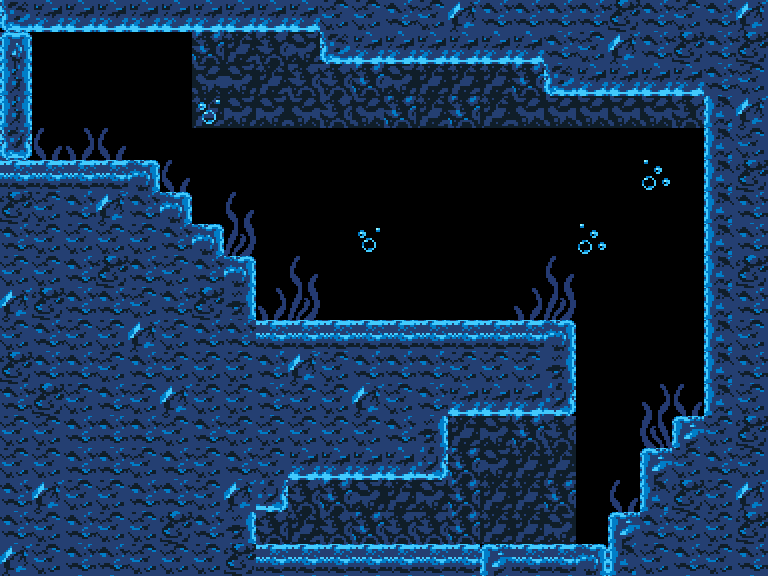

This game map was drawn from its Tiled (.tmx) file and the tilesets committed beside it. A one-line description and the full map source follow:
An orthogonal 24x18 tile map with 32x32 px tiles, 8 tile layers (rocks, bubbles, seaweed, blocks, ...) and 3 objects (playerSpawn, playerSpawnLeft, playerSpawnDown).

<map version="1.5" tiledversion="1.6.0" orientation="orthogonal" renderorder="right-down" width="24" height="18" tilewidth="32" tileheight="32" infinite="0" nextlayerid="13" nextobjectid="4">
 <editorsettings>
  <export target="waterDownLeft.json" format="json" />
 </editorsettings>
 <tileset firstgid="1" name="waterTileset" tilewidth="32" tileheight="32" tilecount="400" columns="20">
  <image source="waterTileset.png" trans="000000" width="640" height="640" />
  <tile id="0">
   <properties>
    <property name="collides" type="bool" value="true" />
   </properties>
  </tile>
  <tile id="1">
   <properties>
    <property name="collides" type="bool" value="true" />
   </properties>
  </tile>
  <tile id="2">
   <properties>
    <property name="collides" type="bool" value="true" />
   </properties>
  </tile>
  <tile id="3">
   <properties>
    <property name="collides" type="bool" value="true" />
   </properties>
  </tile>
  <tile id="9">
   <properties>
    <property name="collides" type="bool" value="true" />
   </properties>
  </tile>
  <tile id="10">
   <properties>
    <property name="collides" type="bool" value="true" />
   </properties>
  </tile>
  <tile id="11">
   <properties>
    <property name="collides" type="bool" value="true" />
   </properties>
  </tile>
  <tile id="12">
   <properties>
    <property name="collides" type="bool" value="true" />
   </properties>
  </tile>
  <tile id="20">
   <properties>
    <property name="collides" type="bool" value="true" />
   </properties>
  </tile>
  <tile id="21">
   <properties>
    <property name="collides" type="bool" value="true" />
   </properties>
  </tile>
  <tile id="22">
   <properties>
    <property name="collides" type="bool" value="true" />
   </properties>
  </tile>
  <tile id="23">
   <properties>
    <property name="collides" type="bool" value="true" />
   </properties>
  </tile>
  <tile id="29">
   <properties>
    <property name="collides" type="bool" value="true" />
   </properties>
  </tile>
  <tile id="30">
   <properties>
    <property name="collides" type="bool" value="true" />
   </properties>
  </tile>
  <tile id="31">
   <properties>
    <property name="collides" type="bool" value="true" />
   </properties>
  </tile>
  <tile id="32">
   <properties>
    <property name="collides" type="bool" value="true" />
   </properties>
  </tile>
  <tile id="40">
   <properties>
    <property name="collides" type="bool" value="true" />
   </properties>
  </tile>
  <tile id="41">
   <properties>
    <property name="collides" type="bool" value="true" />
   </properties>
  </tile>
  <tile id="42">
   <properties>
    <property name="collides" type="bool" value="true" />
   </properties>
  </tile>
  <tile id="43">
   <properties>
    <property name="collides" type="bool" value="true" />
   </properties>
  </tile>
  <tile id="49">
   <properties>
    <property name="collides" type="bool" value="true" />
   </properties>
  </tile>
  <tile id="50">
   <properties>
    <property name="collides" type="bool" value="true" />
   </properties>
  </tile>
  <tile id="51">
   <properties>
    <property name="collides" type="bool" value="true" />
   </properties>
  </tile>
  <tile id="52">
   <properties>
    <property name="collides" type="bool" value="true" />
   </properties>
  </tile>
  <tile id="60">
   <properties>
    <property name="collides" type="bool" value="true" />
   </properties>
  </tile>
  <tile id="61">
   <properties>
    <property name="collides" type="bool" value="true" />
   </properties>
  </tile>
  <tile id="62">
   <properties>
    <property name="collides" type="bool" value="true" />
   </properties>
  </tile>
  <tile id="63">
   <properties>
    <property name="collides" type="bool" value="true" />
   </properties>
  </tile>
  <tile id="69">
   <properties>
    <property name="collides" type="bool" value="true" />
   </properties>
  </tile>
  <tile id="70">
   <properties>
    <property name="collides" type="bool" value="true" />
   </properties>
  </tile>
  <tile id="71">
   <properties>
    <property name="collides" type="bool" value="true" />
   </properties>
  </tile>
  <tile id="72">
   <properties>
    <property name="collides" type="bool" value="true" />
   </properties>
  </tile>
  <tile id="85">
   <properties>
    <property name="collides" type="bool" value="true" />
   </properties>
  </tile>
  <tile id="86">
   <properties>
    <property name="collides" type="bool" value="true" />
   </properties>
  </tile>
  <tile id="87">
   <properties>
    <property name="collides" type="bool" value="true" />
   </properties>
  </tile>
  <tile id="88">
   <properties>
    <property name="collides" type="bool" value="true" />
   </properties>
  </tile>
  <tile id="93">
   <properties>
    <property name="collides" type="bool" value="true" />
   </properties>
  </tile>
  <tile id="94">
   <properties>
    <property name="collides" type="bool" value="true" />
   </properties>
  </tile>
  <tile id="95">
   <properties>
    <property name="collides" type="bool" value="true" />
   </properties>
  </tile>
  <tile id="96">
   <properties>
    <property name="collides" type="bool" value="true" />
   </properties>
  </tile>
  <tile id="105">
   <properties>
    <property name="collides" type="bool" value="true" />
   </properties>
  </tile>
  <tile id="106">
   <properties>
    <property name="collides" type="bool" value="true" />
   </properties>
  </tile>
  <tile id="107">
   <properties>
    <property name="collides" type="bool" value="true" />
   </properties>
  </tile>
  <tile id="108">
   <properties>
    <property name="collides" type="bool" value="true" />
   </properties>
  </tile>
  <tile id="113">
   <properties>
    <property name="collides" type="bool" value="true" />
   </properties>
  </tile>
  <tile id="114">
   <properties>
    <property name="collides" type="bool" value="true" />
   </properties>
  </tile>
  <tile id="115">
   <properties>
    <property name="collides" type="bool" value="true" />
   </properties>
  </tile>
  <tile id="116">
   <properties>
    <property name="collides" type="bool" value="true" />
   </properties>
  </tile>
  <tile id="125">
   <properties>
    <property name="collides" type="bool" value="true" />
   </properties>
  </tile>
  <tile id="126">
   <properties>
    <property name="collides" type="bool" value="true" />
   </properties>
  </tile>
  <tile id="127">
   <properties>
    <property name="collides" type="bool" value="true" />
   </properties>
  </tile>
  <tile id="128">
   <properties>
    <property name="collides" type="bool" value="true" />
   </properties>
  </tile>
  <tile id="133">
   <properties>
    <property name="collides" type="bool" value="true" />
   </properties>
  </tile>
  <tile id="134">
   <properties>
    <property name="collides" type="bool" value="true" />
   </properties>
  </tile>
  <tile id="135">
   <properties>
    <property name="collides" type="bool" value="true" />
   </properties>
  </tile>
  <tile id="136">
   <properties>
    <property name="collides" type="bool" value="true" />
   </properties>
  </tile>
  <tile id="145">
   <properties>
    <property name="collides" type="bool" value="true" />
   </properties>
  </tile>
  <tile id="146">
   <properties>
    <property name="collides" type="bool" value="true" />
   </properties>
  </tile>
  <tile id="147">
   <properties>
    <property name="collides" type="bool" value="true" />
   </properties>
  </tile>
  <tile id="148">
   <properties>
    <property name="collides" type="bool" value="true" />
   </properties>
  </tile>
  <tile id="153">
   <properties>
    <property name="collides" type="bool" value="true" />
   </properties>
  </tile>
  <tile id="154">
   <properties>
    <property name="collides" type="bool" value="true" />
   </properties>
  </tile>
  <tile id="155">
   <properties>
    <property name="collides" type="bool" value="true" />
   </properties>
  </tile>
  <tile id="156">
   <properties>
    <property name="collides" type="bool" value="true" />
   </properties>
  </tile>
  <tile id="169">
   <properties>
    <property name="collides" type="bool" value="true" />
   </properties>
  </tile>
  <tile id="170">
   <properties>
    <property name="collides" type="bool" value="true" />
   </properties>
  </tile>
  <tile id="171">
   <properties>
    <property name="collides" type="bool" value="true" />
   </properties>
  </tile>
  <tile id="172">
   <properties>
    <property name="collides" type="bool" value="true" />
   </properties>
  </tile>
  <tile id="189">
   <properties>
    <property name="collides" type="bool" value="true" />
   </properties>
  </tile>
  <tile id="190">
   <properties>
    <property name="collides" type="bool" value="true" />
   </properties>
  </tile>
  <tile id="191">
   <properties>
    <property name="collides" type="bool" value="true" />
   </properties>
  </tile>
  <tile id="192">
   <properties>
    <property name="collides" type="bool" value="true" />
   </properties>
  </tile>
  <tile id="209">
   <properties>
    <property name="collides" type="bool" value="true" />
   </properties>
  </tile>
  <tile id="210">
   <properties>
    <property name="collides" type="bool" value="true" />
   </properties>
  </tile>
  <tile id="211">
   <properties>
    <property name="collides" type="bool" value="true" />
   </properties>
  </tile>
  <tile id="212">
   <properties>
    <property name="collides" type="bool" value="true" />
   </properties>
  </tile>
  <tile id="229">
   <properties>
    <property name="collides" type="bool" value="true" />
   </properties>
  </tile>
  <tile id="230">
   <properties>
    <property name="collides" type="bool" value="true" />
   </properties>
  </tile>
  <tile id="231">
   <properties>
    <property name="collides" type="bool" value="true" />
   </properties>
  </tile>
  <tile id="232">
   <properties>
    <property name="collides" type="bool" value="true" />
   </properties>
  </tile>
 </tileset>
 <layer id="8" name="rocks" width="24" height="18">
  <data encoding="csv">
0,0,0,0,0,0,0,0,123,0,0,0,0,0,0,0,0,0,0,0,0,0,0,0,
0,0,0,0,0,0,121,123,122,124,124,0,0,0,0,0,0,0,0,0,0,0,0,0,
0,0,0,0,0,0,144,124,123,122,122,121,124,123,123,123,121,123,0,0,123,123,0,0,
0,0,0,0,0,0,123,124,124,144,122,144,121,123,121,123,144,144,144,144,144,122,144,0,
0,0,0,0,0,0,0,0,0,0,0,0,0,0,0,0,0,0,0,0,0,0,0,0,
0,0,0,0,0,0,0,0,0,0,0,0,0,0,0,0,0,0,0,0,0,0,0,0,
0,0,0,0,0,0,0,0,0,0,0,0,0,0,0,0,0,0,0,0,0,0,0,0,
0,0,0,0,0,0,0,0,0,0,0,0,0,0,0,0,0,0,0,0,0,0,0,0,
0,0,0,0,0,0,0,0,0,0,0,0,0,0,0,0,0,0,0,0,0,0,0,0,
0,0,0,0,0,0,0,0,0,0,0,0,0,0,0,0,0,0,0,0,0,0,0,0,
0,0,0,0,0,0,0,0,0,0,0,0,0,0,0,0,0,0,0,0,0,0,0,0,
0,0,0,0,0,0,0,0,0,0,0,0,0,0,0,0,0,0,0,0,0,0,0,0,
0,0,0,0,0,0,0,0,0,0,0,0,0,0,0,0,0,0,0,0,0,0,0,0,
0,0,0,0,0,0,0,0,0,0,0,0,0,0,123,124,121,122,0,0,0,0,0,0,
0,0,0,0,0,0,0,0,0,0,0,0,0,101,121,124,123,123,0,0,0,0,0,0,
0,0,0,0,0,0,0,0,123,122,121,124,123,124,121,123,123,121,0,0,0,0,0,0,
0,0,0,0,0,0,0,0,122,123,122,121,122,122,121,123,123,124,0,0,0,0,0,0,
0,0,0,0,0,0,0,0,0,0,0,0,0,0,0,0,0,0,0,0,0,0,0,0
</data>
 </layer>
 <layer id="7" name="bubbles" width="24" height="18">
  <data encoding="csv">
0,0,0,0,0,0,0,0,0,0,0,0,0,0,0,0,0,0,0,0,0,0,0,0,
0,0,0,0,0,0,0,0,0,0,0,0,0,0,0,0,0,0,0,0,0,0,0,0,
0,0,0,0,0,0,0,0,0,0,0,0,0,0,0,0,0,0,0,0,0,0,0,0,
0,0,0,0,0,0,25,0,0,0,0,0,0,0,0,0,0,0,0,0,0,0,0,0,
0,0,0,0,0,0,0,0,0,0,0,0,0,0,0,0,0,0,0,0,0,0,0,0,
0,0,0,0,0,0,0,0,0,0,0,0,0,0,0,0,0,0,0,0,45,0,0,0,
0,0,0,0,0,0,0,0,0,0,0,0,0,0,0,0,0,0,0,0,0,0,0,0,
0,0,0,0,0,0,0,0,0,0,0,25,0,0,0,0,0,0,45,0,0,0,0,0,
0,0,0,0,0,0,0,0,0,0,0,0,0,0,0,0,0,0,0,0,0,0,0,0,
0,0,0,0,0,0,0,0,0,0,0,0,0,0,0,0,0,0,0,0,0,0,0,0,
0,0,0,0,0,0,0,0,0,0,0,0,0,0,0,0,0,0,0,0,0,0,0,0,
0,0,0,0,0,0,0,0,0,0,0,0,0,0,0,0,0,0,0,0,0,0,0,0,
0,0,0,0,0,0,0,0,0,0,0,0,0,0,0,0,0,0,0,0,0,0,0,0,
0,0,0,0,0,0,0,0,0,0,0,0,0,0,0,0,0,0,0,0,0,0,0,0,
0,0,0,0,0,0,0,0,0,0,0,0,0,0,0,0,0,0,0,0,0,0,0,0,
0,0,0,0,0,0,0,0,0,0,0,0,0,0,0,0,0,0,0,0,0,0,0,0,
0,0,0,0,0,0,0,0,0,0,0,0,0,0,0,0,0,0,0,0,0,0,0,0,
0,0,0,0,0,0,0,0,0,0,0,0,0,0,0,0,0,0,0,0,0,0,0,0
</data>
 </layer>
 <layer id="4" name="seaweed" width="24" height="18">
  <data encoding="csv">
0,0,0,0,0,0,0,0,0,0,0,0,0,0,0,0,0,0,0,0,0,0,0,0,
0,0,0,0,0,0,0,0,0,0,0,0,0,0,0,0,0,0,0,0,0,0,0,0,
0,0,0,0,0,0,0,0,0,0,0,0,0,0,0,0,0,0,0,0,0,0,0,0,
0,0,0,0,0,0,0,0,0,0,0,0,0,0,0,0,0,0,0,0,0,0,0,0,
0,7,6,7,0,0,0,0,0,0,0,0,0,0,0,0,0,0,0,0,0,0,0,0,
0,0,0,0,0,7,0,0,0,0,0,0,0,0,0,0,0,0,0,0,0,0,0,0,
0,0,0,0,0,0,0,7,0,0,0,0,0,0,0,0,0,0,0,0,0,0,0,0,
0,0,0,0,0,0,0,27,0,0,0,0,0,0,0,0,0,0,0,0,0,0,0,0,
0,0,0,0,0,0,0,0,0,7,0,0,0,0,0,0,0,7,0,0,0,0,0,0,
0,0,0,0,0,0,0,0,6,27,0,0,0,0,0,0,6,27,0,0,0,0,0,0,
0,0,0,0,0,0,0,0,0,0,0,0,0,0,0,0,0,0,0,0,0,0,0,0,
0,0,0,0,0,0,0,0,0,0,0,0,0,0,0,0,0,0,0,0,0,0,0,0,
0,0,0,0,0,0,0,0,0,0,0,0,0,0,0,0,0,0,0,0,6,7,0,0,
0,0,0,0,0,0,0,0,0,0,0,0,0,0,0,0,0,0,0,0,26,0,0,0,
0,0,0,0,0,0,0,0,0,0,0,0,0,0,0,0,0,0,0,0,0,0,0,0,
0,0,0,0,0,0,0,0,0,0,0,0,0,0,0,0,0,0,0,7,0,0,0,0,
0,0,0,0,0,0,0,0,0,0,0,0,0,0,0,0,0,0,0,0,0,0,0,0,
0,0,0,0,0,0,0,0,0,0,0,0,0,0,0,0,0,0,0,0,0,0,0,0
</data>
 </layer>
 <layer id="1" name="blocks" width="24" height="18">
  <properties>
   <property name="collides" type="bool" value="true" />
  </properties>
  <data encoding="csv">
41,42,42,42,42,42,42,42,42,42,5,5,22,5,102,22,22,22,22,101,22,5,22,102,
0,0,0,0,0,0,0,0,0,0,41,42,42,42,42,42,42,22,5,102,22,101,22,101,
0,0,0,0,0,0,0,0,0,0,0,0,0,0,0,0,0,41,42,42,42,42,22,5,
0,0,0,0,0,0,0,0,0,0,0,0,0,0,0,0,0,0,0,0,0,0,21,102,
0,0,0,0,0,0,0,0,0,0,0,0,0,0,0,0,0,0,0,0,0,0,21,5,
2,2,2,2,3,0,0,0,0,0,0,0,0,0,0,0,0,0,0,0,0,0,21,101,
101,5,22,102,22,3,0,0,0,0,0,0,0,0,0,0,0,0,0,0,0,0,21,22,
22,5,5,5,5,22,3,0,0,0,0,0,0,0,0,0,0,0,0,0,0,0,21,22,
5,5,22,101,22,5,22,3,0,0,0,0,0,0,0,0,0,0,0,0,0,0,21,101,
102,101,22,22,5,22,101,23,0,0,0,0,0,0,0,0,0,0,0,0,0,0,21,22,
5,22,5,5,102,5,22,22,2,2,2,2,2,2,2,2,2,3,0,0,0,0,21,5,
101,22,22,5,22,5,5,5,22,102,5,22,22,22,5,5,5,23,0,0,0,0,21,22,
22,101,5,22,5,102,5,5,22,5,5,102,5,22,42,42,42,43,0,0,0,0,21,5,
5,5,22,22,22,5,22,5,5,5,5,5,22,23,0,0,0,0,0,0,0,1,5,101,
5,5,22,22,5,22,5,22,5,42,42,42,42,43,0,0,0,0,0,0,1,5,22,5,
22,102,5,5,22,22,5,102,43,0,0,0,0,0,0,0,0,0,0,0,21,101,5,102,
22,5,22,5,5,101,22,23,0,0,0,0,0,0,0,0,0,0,0,1,22,5,5,101,
102,5,22,22,5,5,5,101,2,2,2,2,2,2,2,0,0,0,0,21,5,22,5,22
</data>
 </layer>
 <layer id="11" name="platforms" width="24" height="18">
  <properties>
   <property name="collides" type="bool" value="true" />
  </properties>
  <data encoding="csv">
0,0,0,0,0,0,0,0,0,0,0,0,0,0,0,0,0,0,0,0,0,0,0,0,
0,0,0,0,0,0,0,0,0,0,0,0,0,0,0,0,0,0,0,0,0,0,0,0,
0,0,0,0,0,0,0,0,0,0,0,0,0,0,0,0,0,0,0,0,0,0,0,0,
0,0,0,0,0,0,0,0,0,0,0,0,0,0,0,0,0,0,0,0,0,0,0,0,
0,0,0,0,0,0,0,0,0,0,0,0,0,0,0,0,0,0,0,0,0,0,0,0,
0,0,0,0,0,0,0,0,0,0,0,0,0,0,0,0,0,0,0,0,0,0,0,0,
0,0,0,0,0,0,0,0,0,0,0,0,0,0,0,0,0,0,0,0,0,0,0,0,
0,0,0,0,0,0,0,0,0,0,0,0,0,0,0,0,0,0,0,0,0,0,0,0,
0,0,0,0,0,0,0,0,0,0,0,0,0,0,0,0,0,0,0,0,0,0,0,0,
0,0,0,0,0,0,0,0,0,0,0,0,0,0,0,0,0,0,0,0,0,0,0,0,
0,0,0,0,0,0,0,0,0,0,0,0,0,0,0,0,0,0,0,0,0,0,0,0,
0,0,0,0,0,0,0,0,0,0,0,0,0,0,0,0,0,0,0,0,0,0,0,0,
0,0,0,0,0,0,0,0,0,0,0,0,0,0,0,0,0,0,0,0,0,0,0,0,
0,0,0,0,0,0,0,0,0,0,0,0,0,0,0,0,0,0,0,0,0,0,0,0,
0,0,0,0,0,0,0,0,0,0,0,0,0,0,0,0,0,0,0,0,0,0,0,0,
0,0,0,0,0,0,0,0,0,0,0,0,0,0,0,0,0,0,0,0,0,0,0,0,
0,0,0,0,0,0,0,0,0,0,0,0,0,0,0,0,0,0,0,0,0,0,0,0,
0,0,0,0,0,0,0,0,0,0,0,0,0,0,0,10,11,12,13,0,0,0,0,0
</data>
 </layer>
 <layer id="12" name="leftPipe" width="24" height="18">
  <data encoding="csv">
0,0,0,0,0,0,0,0,0,0,0,0,0,0,0,0,0,0,0,0,0,0,0,0,
97,0,0,0,0,0,0,0,0,0,0,0,0,0,0,0,0,0,0,0,0,0,0,0,
117,0,0,0,0,0,0,0,0,0,0,0,0,0,0,0,0,0,0,0,0,0,0,0,
137,0,0,0,0,0,0,0,0,0,0,0,0,0,0,0,0,0,0,0,0,0,0,0,
157,0,0,0,0,0,0,0,0,0,0,0,0,0,0,0,0,0,0,0,0,0,0,0,
0,0,0,0,0,0,0,0,0,0,0,0,0,0,0,0,0,0,0,0,0,0,0,0,
0,0,0,0,0,0,0,0,0,0,0,0,0,0,0,0,0,0,0,0,0,0,0,0,
0,0,0,0,0,0,0,0,0,0,0,0,0,0,0,0,0,0,0,0,0,0,0,0,
0,0,0,0,0,0,0,0,0,0,0,0,0,0,0,0,0,0,0,0,0,0,0,0,
0,0,0,0,0,0,0,0,0,0,0,0,0,0,0,0,0,0,0,0,0,0,0,0,
0,0,0,0,0,0,0,0,0,0,0,0,0,0,0,0,0,0,0,0,0,0,0,0,
0,0,0,0,0,0,0,0,0,0,0,0,0,0,0,0,0,0,0,0,0,0,0,0,
0,0,0,0,0,0,0,0,0,0,0,0,0,0,0,0,0,0,0,0,0,0,0,0,
0,0,0,0,0,0,0,0,0,0,0,0,0,0,0,0,0,0,0,0,0,0,0,0,
0,0,0,0,0,0,0,0,0,0,0,0,0,0,0,0,0,0,0,0,0,0,0,0,
0,0,0,0,0,0,0,0,0,0,0,0,0,0,0,0,0,0,0,0,0,0,0,0,
0,0,0,0,0,0,0,0,0,0,0,0,0,0,0,0,0,0,0,0,0,0,0,0,
0,0,0,0,0,0,0,0,0,0,0,0,0,0,0,0,0,0,0,0,0,0,0,0
</data>
 </layer>
 <layer id="2" name="leftDoor" width="24" height="18">
  <properties>
   <property name="collides" type="bool" value="true" />
  </properties>
  <data encoding="csv">
0,0,0,0,0,0,0,0,0,0,0,0,0,0,0,0,0,0,0,0,0,0,0,0,
4,0,0,0,0,0,0,0,0,0,0,0,0,0,0,0,0,0,0,0,0,0,0,0,
24,0,0,0,0,0,0,0,0,0,0,0,0,0,0,0,0,0,0,0,0,0,0,0,
24,0,0,0,0,0,0,0,0,0,0,0,0,0,0,0,0,0,0,0,0,0,0,0,
44,0,0,0,0,0,0,0,0,0,0,0,0,0,0,0,0,0,0,0,0,0,0,0,
0,0,0,0,0,0,0,0,0,0,0,0,0,0,0,0,0,0,0,0,0,0,0,0,
0,0,0,0,0,0,0,0,0,0,0,0,0,0,0,0,0,0,0,0,0,0,0,0,
0,0,0,0,0,0,0,0,0,0,0,0,0,0,0,0,0,0,0,0,0,0,0,0,
0,0,0,0,0,0,0,0,0,0,0,0,0,0,0,0,0,0,0,0,0,0,0,0,
0,0,0,0,0,0,0,0,0,0,0,0,0,0,0,0,0,0,0,0,0,0,0,0,
0,0,0,0,0,0,0,0,0,0,0,0,0,0,0,0,0,0,0,0,0,0,0,0,
0,0,0,0,0,0,0,0,0,0,0,0,0,0,0,0,0,0,0,0,0,0,0,0,
0,0,0,0,0,0,0,0,0,0,0,0,0,0,0,0,0,0,0,0,0,0,0,0,
0,0,0,0,0,0,0,0,0,0,0,0,0,0,0,0,0,0,0,0,0,0,0,0,
0,0,0,0,0,0,0,0,0,0,0,0,0,0,0,0,0,0,0,0,0,0,0,0,
0,0,0,0,0,0,0,0,0,0,0,0,0,0,0,0,0,0,0,0,0,0,0,0,
0,0,0,0,0,0,0,0,0,0,0,0,0,0,0,0,0,0,0,0,0,0,0,0,
0,0,0,0,0,0,0,0,0,0,0,0,0,0,0,0,0,0,0,0,0,0,0,0
</data>
 </layer>
 <layer id="3" name="downDoor" width="24" height="18">
  <properties>
   <property name="collides" type="bool" value="true" />
  </properties>
  <data encoding="csv">
0,0,0,0,0,0,0,0,0,0,0,0,0,0,0,0,0,0,0,0,0,0,0,0,
0,0,0,0,0,0,0,0,0,0,0,0,0,0,0,0,0,0,0,0,0,0,0,0,
0,0,0,0,0,0,0,0,0,0,0,0,0,0,0,0,0,0,0,0,0,0,0,0,
0,0,0,0,0,0,0,0,0,0,0,0,0,0,0,0,0,0,0,0,0,0,0,0,
0,0,0,0,0,0,0,0,0,0,0,0,0,0,0,0,0,0,0,0,0,0,0,0,
0,0,0,0,0,0,0,0,0,0,0,0,0,0,0,0,0,0,0,0,0,0,0,0,
0,0,0,0,0,0,0,0,0,0,0,0,0,0,0,0,0,0,0,0,0,0,0,0,
0,0,0,0,0,0,0,0,0,0,0,0,0,0,0,0,0,0,0,0,0,0,0,0,
0,0,0,0,0,0,0,0,0,0,0,0,0,0,0,0,0,0,0,0,0,0,0,0,
0,0,0,0,0,0,0,0,0,0,0,0,0,0,0,0,0,0,0,0,0,0,0,0,
0,0,0,0,0,0,0,0,0,0,0,0,0,0,0,0,0,0,0,0,0,0,0,0,
0,0,0,0,0,0,0,0,0,0,0,0,0,0,0,0,0,0,0,0,0,0,0,0,
0,0,0,0,0,0,0,0,0,0,0,0,0,0,0,0,0,0,0,0,0,0,0,0,
0,0,0,0,0,0,0,0,0,0,0,0,0,0,0,0,0,0,0,0,0,0,0,0,
0,0,0,0,0,0,0,0,0,0,0,0,0,0,0,0,0,0,0,0,0,0,0,0,
0,0,0,0,0,0,0,0,0,0,0,0,0,0,0,0,0,0,0,0,0,0,0,0,
0,0,0,0,0,0,0,0,0,0,0,0,0,0,0,0,0,0,0,0,0,0,0,0,
0,0,0,0,0,0,0,0,0,0,0,0,0,0,0,1,2,2,3,0,0,0,0,0
</data>
 </layer>
 <objectgroup id="6" name="playerSpawns">
  <object id="1" name="playerSpawn" x="352" y="320">
   <point />
  </object>
  <object id="2" name="playerSpawnLeft" x="0" y="128">
   <point />
  </object>
  <object id="3" name="playerSpawnDown" x="512" y="544">
   <point />
  </object>
 </objectgroup>
</map>
